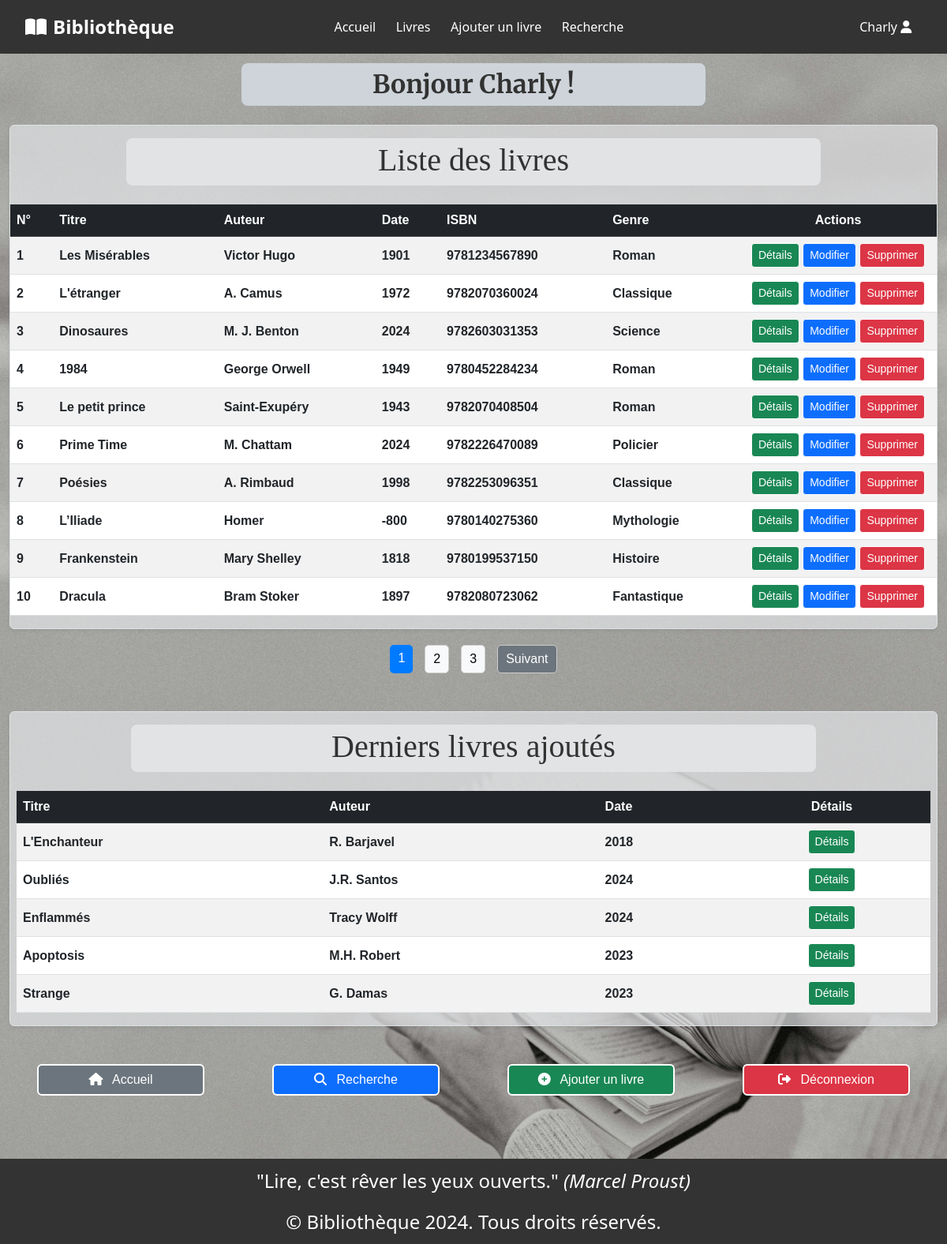
Screenshot of /views/list.php (signed in) with the database file from the repository.
### tables this page shows
CREATE TABLE `livres` (
  `id` int(11) NOT NULL,
  `titre` varchar(255) NOT NULL,
  `auteur_id` int(11) NOT NULL,
  `annee_publication` int(4) NOT NULL,
  `isbn` varchar(20) NOT NULL,
  `categorie_id` int(11) DEFAULT NULL,
  `description` text,
  `date_ajout` timestamp NOT NULL DEFAULT CURRENT_TIMESTAMP
);

CREATE TABLE `auteurs` (
  `id` int(11) NOT NULL,
  `auteur` varchar(100) NOT NULL,
  `biographie` text
);

CREATE TABLE `categories` (
  `id` int(11) NOT NULL,
  `nom` varchar(50) NOT NULL
);

### config/db.php (called while the page is built, shortened)
<?php
class Db {
    private $connection;
    public function __construct() {
        $this->connect();
    }
    private function connect() {
        try {
            $this->connection = new PDO("mysql:host=" . self::SERVER_NAME . ";dbname=" . self::DBNAME,
                                self::USERNAME, self::PASSWORD);
            $this->connection->setAttribute(PDO::ATTR_ERRMODE, PDO::ERRMODE_EXCEPTION);
            $this->connection->query('SET NAMES utf8');
        } catch (PDOException $exception) {
            die("Erreur de connexion : " . $exception->getMessage());
        }
    }
    public function getConnection(): PDO {
        return $this->connection;
    }
}
?>

### classes/Bibliotheque.php (called while the page is built, shortened)
<?php
class LibraryManager
{
    protected $connection;
    public function __construct() {
        $db = new Db();
        $this->connection = $db->getConnection();
    }
    public function getBooksByPage($limit, $offset) {
        $query = "SELECT * FROM livres ORDER BY id ASC LIMIT :limit OFFSET :offset";
        $stmt = $this->connection->prepare($query);
        $stmt->bindValue(':limit', $limit, PDO::PARAM_INT);
        $stmt->bindValue(':offset', $offset, PDO::PARAM_INT);
        $stmt->execute();
        return $stmt->fetchAll(PDO::FETCH_ASSOC);
    }
    public function getAuthorNameById($authorId) {
        $query = "SELECT auteur FROM auteurs WHERE id = :id";
        $stmt = $this->connection->prepare($query);
        $stmt->execute([':id' => $authorId]);
        $result = $stmt->fetch(PDO::FETCH_ASSOC);
        return $result ? $result['auteur'] : 'Auteur inconnu';
    }
    public function getCategoryNameById($categoryId) {
        $query = "SELECT nom FROM categories WHERE id = :id";
        $stmt = $this->connection->prepare($query);
        $stmt->execute([':id' => $categoryId]);
        $result = $stmt->fetch(PDO::FETCH_ASSOC);
        return $result ? $result['nom'] : 'Catégorie inconnue';
    }
    public function getLatestBooks($limit = 5) {
        $query = "SELECT livres.id, livres.titre, auteurs.auteur, livres.annee_publication
                  FROM livres JOIN auteurs ON livres.auteur_id = auteurs.id
                  ORDER BY livres.date_ajout DESC LIMIT :limit";
        $stmt = $this->connection->prepare($query);
        $stmt->bindValue(':limit', $limit, PDO::PARAM_INT);
        $stmt->execute();
        return $stmt->fetchAll(PDO::FETCH_ASSOC);
    }
    public function countAllBooks() {
        $query = "SELECT COUNT(*) as total FROM livres";
        $stmt = $this->connection->query($query);
        $result = $stmt->fetch(PDO::FETCH_ASSOC);
        return $result['total'];
    }
}

### config/init.php (called while the page is built, shortened)
<?php
include '../templates/header.php';
require_once '../config/db.php';
require_once '../classes/Bibliotheque.php';
$libraryManager = new LibraryManager();
?>

### views/list.php (the view, shortened to what this page needs)
<?php
require '../config/init.php';
$booksPerPage = 10;
$currentPage = isset($_GET['page']) ? (int)$_GET['page'] : 1;
$offset = ($currentPage - 1) * $booksPerPage;
$books = $libraryManager->getBooksByPage($booksPerPage, $offset);
$totalBooks = $libraryManager->countAllBooks();
$totalPages = ceil($totalBooks / $booksPerPage);
?>
<main>
    <div class="container">
        <h2 id="pseudo" class="text-center rounded-3 bg-dark-subtle px-4 w-50 py-2 mx-auto my-4">Bonjour <?= htmlspecialchars($_SESSION['name']); ?> !</h2>
        <div class="card border shadow-sm">
            <h1 id="book-list" class="text-center rounded-3 bg-secondary-subtle pt-1 pb-2 mt-3 mx-auto mb-4 w-75">Liste des livres</h1>
            <table class="table table-striped bg-dark-subtle">
                <thead class="table-dark">
                    <tr>
                        <th class="col-number">N°</th>
                        <th class="col-title">Titre</th>
                        <th class="col-author">Auteur</th>
                        <th class="col-year">Date</th>
                        <th class="col-isbn">ISBN</th>
                        <th class=col-category>Genre</th>
                        <th class="col-actions text-center">Actions</th>
                    </tr>
                </thead>
                <tbody>
                    <?php if (!empty($books)): ?>
                        <?php $counter = $offset + 1;
                        ?>
                        <?php foreach ($books as $book): ?>
                            <tr>
                                <td class="col-number align-middle fw-bold"><?= $counter++; ?></td>
                                <td class="col-title align-middle fw-bold"><?= htmlspecialchars($book['titre']); ?></td>
                                <td class="col-author align-middle fw-bold"><?= htmlspecialchars($libraryManager->getAuthorNameById($book['auteur_id'])); ?></td>
                                <td class="col-year align-middle fw-bold"><?= htmlspecialchars($book['annee_publication']); ?></td>
                                <td class="col-isbn align-middle fw-bold"><?= htmlspecialchars($book['isbn']); ?></td>
                                <td class="col-category align-middle fw-bold"><?= htmlspecialchars($libraryManager->getCategoryNameById($book['categorie_id'])); ?></td>
                                <td class="col-actions-size align-middle text-center">
                                    <a class="btn-details btn btn-success btn-sm border-1 border-white" href="details.php?id=<?= htmlspecialchars($book['id']); ?>">Détails</a>
                                    <a class="btn-update btn btn-primary btn-sm border-1 border-white" href="update.php?id=<?= htmlspecialchars($book['id']); ?>">Modifier</a>
                                    <a class="btn-delete btn btn-danger btn-sm border-1 border-white" href="delete.php?isbn=<?= htmlspecialchars($book['isbn']); ?>"
                                        onclick="return confirm('Êtes-vous sûr de vouloir supprimer ce livre ?\n\n⚠️ Attention : Cette action est irréversible !')">Supprimer</a>
                                </td>
                            </tr>
                        <?php endforeach; ?>
                    <?php else: ?>
                        <tr>
                            <td colspan="7" class="text-center">Aucun livre trouvé.</td>
                        </tr>
                    <?php endif; ?>
                </tbody>
            </table>
        </div>
        <div class="pagination-container">
            <div class="pagination">
                <?php for ($i = 1; $i <= $totalPages; $i++): ?>
                    <a href="list.php?page=<?= $i; ?>" class="btn <?= $i == $currentPage ? 'btn-primary' : 'btn-light'; ?>">
                        <?= $i; ?>
                    </a>
                <?php endfor; ?>
                <?php if ($currentPage < $totalPages): ?>
                    <a href="list.php?page=<?= $currentPage + 1; ?>" class="btn btn-secondary">Suivant</a>
                <?php endif; ?>
            </div>
        </div>
        <?php if (isset($libraryManager) && !empty($latestBooks = $libraryManager->getLatestBooks(5))):  ?>
            <div class="my-5 card border shadow-sm px-2">
                <h1 id="book-list" class="text-center rounded-3 bg-secondary-subtle pt-1 pb-2 mt-3 mx-auto mb-4 w-75">Derniers livres ajoutés</h1>
                <table class="table table-striped bg-dark-subtle">
                        <thead class="table-dark">
                            <tr>
                                <th class="col-title">Titre</th>
                                <th class="col-author">Auteur</th>
                                <th class="col-year">Date</th>
                                <th class="col-details text-center">Détails</th>
                            </tr>
                        </thead>
                        <tbody>
                            <?php foreach ($latestBooks as $book): ?>
                                <tr class="align-middle">
                                    <td class="col-title fw-bold"><?= htmlspecialchars($book['titre']); ?></td>
                                    <td class="col-author fw-bold"><?= htmlspecialchars($book['auteur']); ?></td>
                                    <td class="col-year fw-bold"><?= htmlspecialchars($book['annee_publication']); ?></td>
                                    <td class="col-details col-actions-size align-middle text-center"><a href="details.php?id=<?= htmlspecialchars($book['id']); ?>" class="btn btn-success border-1 border-white btn-sm btn-details">Détails</a></td>
                                </tr>
                            <?php endforeach; ?>
                        </tbody>
                    </table>
            </div>
        <?php endif; ?>
        <div class="text-center my-4">
            <div class="row justify-content-center g-3">
                <div class="col-12 col-md-6 col-lg-3">
                    <a href="../index.php" class="btn btn-secondary border-2 border-white w-75">
                        <i class="fas fa-home me-2"></i> Accueil
                    </a>
                </div>
                <div class="col-12 col-md-6 col-lg-3">
                    <a href="search.php" class="btn btn-primary border-2 border-white w-75">
                        <i class="fas fa-search me-2"></i> Recherche
                    </a>
                </div>
                <div class="col-12 col-md-6 col-lg-3">
                    <a href="addBook.php" class="btn btn-success border-2 border-white w-75">
                        <i class="fas fa-plus-circle me-2"></i> Ajouter un livre
                    </a>
                </div>
                <div class="col-12 col-md-6 col-lg-3">
                    <a href="../auth/logout.php" class="btn btn-danger border-2 border-white w-75">
                        <i class="fas fa-sign-out-alt me-2"></i> Déconnexion
                    </a>
                </div>
            </div>
        </div>
    </div>
</main>
<?php include '../templates/footer.php';

### assets/css/style.css (style rules this page uses)
body { margin: 0; padding: 0; background-image: url(../img/fond.jpg); background-size: cover; background-position: center; background-repeat: no-repeat; }
.container { min-height: 86vh; max-width: 100%; margin: 80px auto; font-family: Arial, sans-serif; }
h1, h3, .lead { font-family: "Playfair Display", serif; font-weight: 500; color: rgb(50, 50, 50); }
h2 { font-family: "Merriweather", serif; font-weight: bold; color: rgb(50, 50, 50); }
.card { margin-bottom: 20px; }
.card.border.shadow-sm { border: 1px solid #8f8181; background-color: rgba(226, 227, 229, 0.7); }
.col-actions-size { width: 250px; }
.pagination-container { display: flex; justify-content: center; margin-top: 20px; }
.pagination { display: flex; gap: 5px; }
.pagination .btn { margin: 0 5px; padding: 5px 10px; text-decoration: none; border: 1px solid #ccc; border-radius: 5px; }
.pagination .btn-primary { background-color: #007bff; color: white; border: none; }

### rows the page displays
livres: titre "Les Misérables", auteur.auteur "Victor Hugo", annee_publication "1901", isbn "9781234567890", categorie.nom "Roman"
livres: titre "L'étranger", auteur.auteur "A. Camus", annee_publication "1972", isbn "9782070360024", categorie.nom "Classique"
livres: titre "Dinosaures", auteur.auteur "M. J. Benton", annee_publication "2024", isbn "9782603031353", categorie.nom "Science"
livres: titre "1984", auteur.auteur "George Orwell", annee_publication "1949", isbn "9780452284234", categorie.nom "Roman"
livres: titre "Le petit prince", auteur.auteur "Saint-Exupéry", annee_publication "1943", isbn "9782070408504", categorie.nom "Roman"
livres: titre "Prime Time", auteur.auteur "M. Chattam", annee_publication "2024", isbn "9782226470089", categorie.nom "Policier"
livres: titre "Poésies", auteur.auteur "A. Rimbaud", annee_publication "1998", isbn "9782253096351", categorie.nom "Classique"
livres: titre "L’Iliade", auteur.auteur "Homer", annee_publication "-800", isbn "9780140275360", categorie.nom "Mythologie"
livres: titre "Frankenstein", auteur.auteur "Mary Shelley", annee_publication "1818", isbn "9780199537150", categorie.nom "Histoire"
livres: titre "Dracula", auteur.auteur "Bram Stoker", annee_publication "1897", isbn "9782080723062", categorie.nom "Fantastique"
livres: titre "L'Enchanteur", auteur.auteur "R. Barjavel", annee_publication "2018"
livres: titre "Oubliés", auteur.auteur "J.R. Santos", annee_publication "2024"
livres: titre "Enflammés", auteur.auteur "Tracy Wolff", annee_publication "2024"
livres: titre "Apoptosis", auteur.auteur "M.H. Robert", annee_publication "2023"
livres: titre "Strange", auteur.auteur "G. Damas", annee_publication "2023"

### other values shown
$_SESSION['name'] "Charly"
